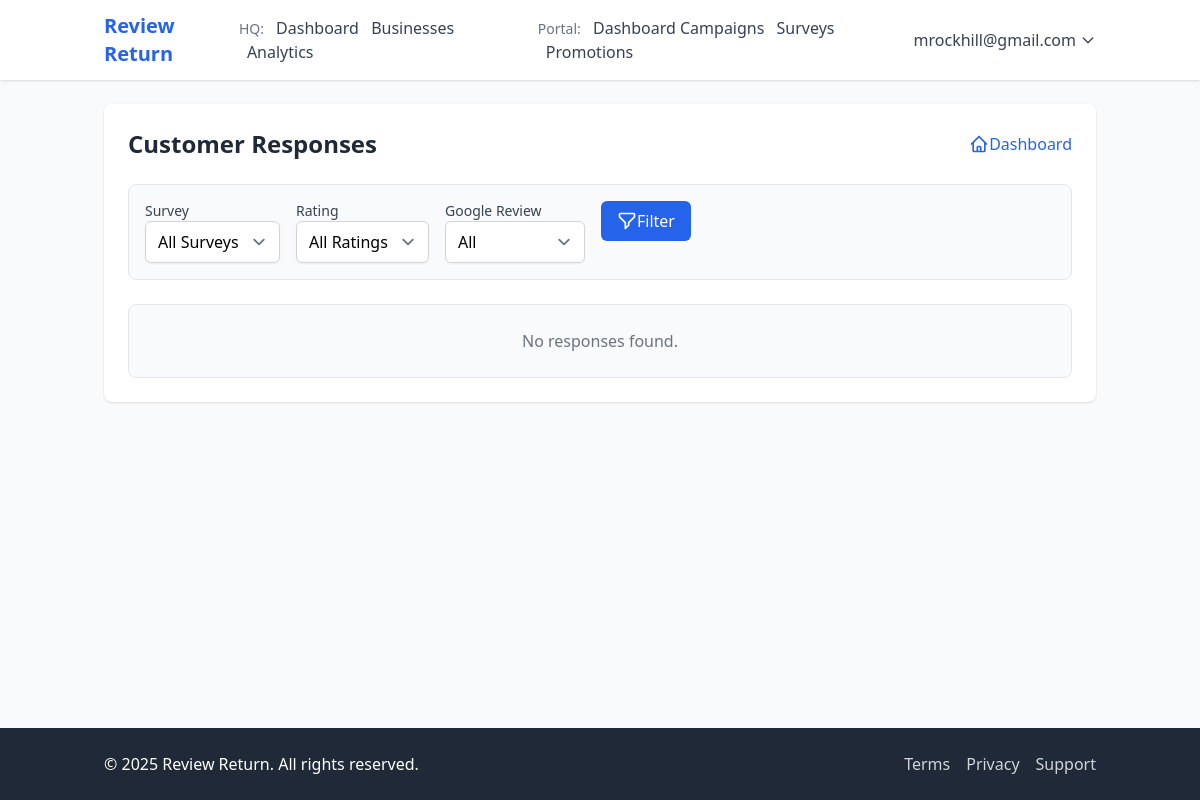
The app's page /portal/responses/ (signed in), older data.
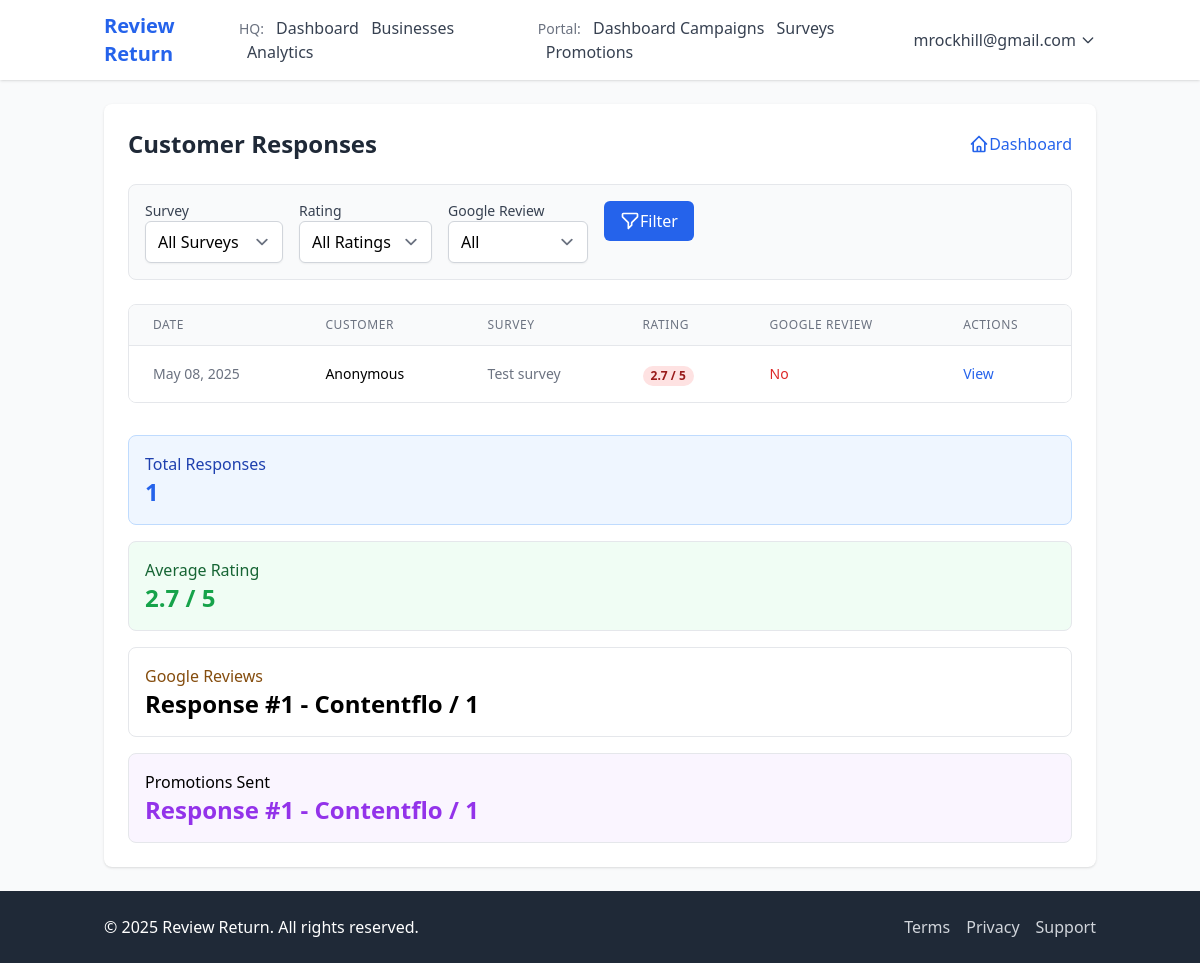
The same page, newer data.
### survey/models.py (models this page shows)
class CustomerResponse(models.Model):
    survey = models.ForeignKey(Survey, on_delete=models.CASCADE, related_name='responses')
    customer_name = models.CharField(max_length=200, blank=True, null=True)
    customer_email = models.EmailField(blank=True, null=True)
    customer_phone = models.CharField(max_length=20, blank=True, null=True)
    avg_rating = models.FloatField(null=True, blank=True)  # Calculated average rating
    left_google_review = models.BooleanField(default=False)
    promotion_sent = models.BooleanField(default=False)
    ip_address = models.GenericIPAddressField(blank=True, null=True)
    created_at = models.DateTimeField(auto_now_add=True)
    def __str__(self):
        return f"Response #{self.id} - {self.survey.business.name}"

### portal/models.py (models this page shows, shortened)
class Survey(models.Model):
    business = models.ForeignKey(Business, on_delete=models.CASCADE, related_name='surveys')
    campaign = models.ForeignKey(Campaign, on_delete=models.CASCADE, related_name='surveys', null=True)
    title = models.CharField(max_length=200)
    description = models.TextField(blank=True, null=True)
    is_active = models.BooleanField(default=True)
    created_at = models.DateTimeField(auto_now_add=True)
    updated_at = models.DateTimeField(auto_now=True)

### accounts/models.py (models this page shows, shortened)
class Business(models.Model):
    name = models.CharField(max_length=200)
    user = models.OneToOneField(User, on_delete=models.CASCADE, related_name='business')
    address = models.TextField()
    phone = models.CharField(max_length=20)
    email = models.EmailField()
    website = models.URLField(blank=True, null=True)
    google_place_id = models.CharField(max_length=255, blank=True, null=True)
    google_review_url = models.URLField(blank=True, null=True)
    logo = models.ImageField(upload_to='business_logos/', blank=True, null=True)
    qr_code = models.ImageField(upload_to='qr_codes/', blank=True, null=True)
    unique_identifier = models.UUIDField(default=uuid.uuid4, editable=False, unique=True)
    created_at = models.DateTimeField(auto_now_add=True)
    updated_at = models.DateTimeField(auto_now=True)
    ONBOARDING_INCOMPLETE = 'incomplete'
    ONBOARDING_PROFILE = 'profile_completed'
    ONBOARDING_SUBSCRIPTION = 'subscription_completed'
    ONBOARDING_CAMPAIGN = 'campaign_created'
    ONBOARDING_COMPLETE = 'complete'
    ONBOARDING_STATUSES = [
        (ONBOARDING_INCOMPLETE, 'Incomplete'),
        (ONBOARDING_PROFILE, 'Profile Completed'),
        (ONBOARDING_SUBSCRIPTION, 'Subscription Completed'),
        (ONBOARDING_CAMPAIGN, 'Campaign Created'),
        (ONBOARDING_COMPLETE, 'Complete'),
    ]
    onboarding_status = models.CharField(
        max_length=50,
        choices=ONBOARDING_STATUSES,
        default=ONBOARDING_INCOMPLETE
    )

### portal/views.py (the view)
# urls.py: path('responses/', views.response_list, name='response_list'),
@login_required
def response_list(request):
    try:
        business = request.user.business
        responses = CustomerResponse.objects.filter(survey__business=business).order_by('-created_at')
    except:
        return redirect('accounts:no_business_profile')
    context = {
        'business': business,
        'responses': responses
    }
    return render(request, 'portal/response_list.html', context)

### accounts/models.py (called while the page is built)
    def get_full_name(self):
        return f"{self.first_name} {self.last_name}".strip() or self.email

### templates/portal/response_list.html (shortened to what the changed rows need)
{% extends 'base.html' %}
{% block content %}
<div class="bg-white shadow rounded-lg p-6">
    <div class="flex justify-between items-center mb-6">
        <h1 class="text-2xl font-bold text-gray-800">Customer Responses</h1>
    </div>
    {% if responses %}
        <div class="overflow-x-auto bg-white border border-gray-200 rounded-lg">
            <table class="min-w-full divide-y divide-gray-200">
                <thead class="bg-gray-50">
                    <tr>
                        <th scope="col" class="px-6 py-3 text-left text-xs font-medium text-gray-500 uppercase tracking-wider">Date</th>
                        <th scope="col" class="px-6 py-3 text-left text-xs font-medium text-gray-500 uppercase tracking-wider">Customer</th>
                        <th scope="col" class="px-6 py-3 text-left text-xs font-medium text-gray-500 uppercase tracking-wider">Survey</th>
                        <th scope="col" class="px-6 py-3 text-left text-xs font-medium text-gray-500 uppercase tracking-wider">Rating</th>
                        <th scope="col" class="px-6 py-3 text-left text-xs font-medium text-gray-500 uppercase tracking-wider">Google Review</th>
                        <th scope="col" class="px-6 py-3 text-left text-xs font-medium text-gray-500 uppercase tracking-wider">Actions</th>
                    </tr>
                </thead>
                <tbody class="bg-white divide-y divide-gray-200">
                    {% for response in responses %}
                        <tr>
                            <td class="px-6 py-4 whitespace-nowrap text-sm text-gray-500">{{ response.created_at|date:"M d, Y" }}</td>
                            <td class="px-6 py-4 whitespace-nowrap">
                                <div class="text-sm text-gray-900">{{ response.customer_name|default:"Anonymous" }}</div>
                            </td>
                            <td class="px-6 py-4 whitespace-nowrap text-sm text-gray-500">{{ response.survey.title }}</td>
                            <td class="px-6 py-4 whitespace-nowrap">
                                {% if response.avg_rating %}
                                    <span class="px-2 inline-flex text-xs leading-5 font-semibold rounded-full {% if response.avg_rating >= 4 %}bg-green-100 text-green-800{% elif response.avg_rating >= 3 %}bg-yellow-100 text-yellow-800{% else %}bg-red-100 text-red-800{% endif %}">
                                        {{ response.avg_rating|floatformat:1 }} / 5
                                    </span>
                                {% else %}
                                    <span class="px-2 inline-flex text-xs leading-5 font-semibold rounded-full bg-gray-100 text-gray-800">N/A</span>
                                {% endif %}
                            </td>
                            <td class="px-6 py-4 whitespace-nowrap text-sm text-gray-500">
                                {% if response.left_google_review %}
                                    <span class="text-green-600">Yes</span>
                                {% else %}
                                    <span class="text-red-600">No</span>
                                {% endif %}
                            </td>
                            <td class="px-6 py-4 whitespace-nowrap text-sm font-medium">
                                <a href="{% url 'portal:response_detail' pk=response.id %}" class="text-blue-600 hover:text-blue-900">View</a>
                            </td>
                        </tr>
                    {% endfor %}
                </tbody>
            </table>
        </div>
    {% else %}
        <div class="bg-gray-50 p-6 text-center rounded-lg border border-gray-200">
            <p class="text-gray-500">No responses found.</p>
        </div>
    {% endif %}
    {% if responses %}
        <div class="mt-8 grid grid-cols-1 md:grid-cols-4 gap-4">
            <div class="bg-blue-50 p-4 rounded-lg border border-blue-200">
                <h3 class="font-medium text-blue-800 mb-1">Total Responses</h3>
                <p class="text-2xl font-bold text-blue-600">{{ responses.count }}</p>
            </div>
            <div class="bg-green-50 p-4 rounded-lg border border-green-200">
                <h3 class="font-medium text-green-800 mb-1">Average Rating</h3>
                <p class="text-2xl font-bold text-green-600">
                    {% with avg=responses|dictsortreversed:'avg_rating'|first %}
                        {% if avg.avg_rating %}
                            {{ avg.avg_rating|floatformat:1 }} / 5
                        {% else %}
                            N/A
                        {% endif %}
                    {% endwith %}
                </p>
            </div>
            <div class="bg-yellow-50 p-4 rounded-lg border border-yellow-200">
                <h3 class="font-medium text-yellow-800 mb-1">Google Reviews</h3>
                <p class="text-2xl font-bold text-yellow-600">
                    {{ responses|dictsort:'left_google_review'|last }} / {{ responses.count }}
                </p>
            </div>
            <div class="bg-purple-50 p-4 rounded-lg border border-purple-200">
                <h3 class="font-medium text-purple-800 mb-1">Promotions Sent</h3>
                <p class="text-2xl font-bold text-purple-600">
                    {{ responses|dictsort:'promotion_sent'|last }} / {{ responses.count }}
                </p>
            </div>
        </div>
    {% endif %}
</div>
{% endblock %}

Row changes from the older to the newer data that the page shows:
added CustomerResponse: created_at "May 08, 2025", customer_name "Anonymous", survey "Test survey", avg_rating "2.7", shows "No", left_google_review+id+survey "Response #1 - Contentflo", promotion_sent+id+survey "Response #1 - Contentflo"
Text that changed along with them:
{{ responses.count }}: (not shown) → "1"
text no longer shown: "No responses found."
text now shown: "DATE CUSTOMER SURVEY RATING GOOGLE REVIEW ACTIONS Total Responses Average Rating / 5 Google Reviews / Promotions Sent /"
